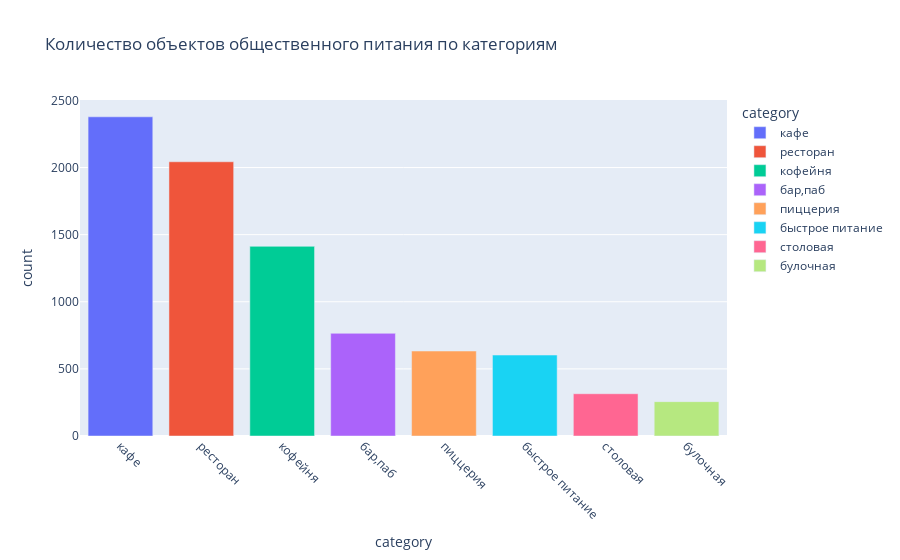

The notebook cell saved with this chart:
### Code cell
fig = px.bar(data_category, x='category', y='count', color='category',title='Количество объектов общественного питания по категориям')
fig.update_xaxes(tickangle=45)
fig.show()

### Figure 1 — Plotly figure (JSON) as saved in the notebook; plotly's stock layout.template omitted (floating-point values rounded to 4 significant figures)
{"data": [{"alignmentgroup": "True", "hovertemplate": "category=%{x}<br>count=%{y}<extra></extra>", "legendgroup": "кафе", "marker": {"color": "#636efa", "pattern": {"shape": ""}}, "name": "кафе", "offsetgroup": "кафе", "orientation": "v", "showlegend": true, "textposition": "auto", "type": "bar", "x": ["кафе"], "xaxis": "x", "y": [2378], "yaxis": "y"}, {"alignmentgroup": "True", "hovertemplate": "category=%{x}<br>count=%{y}<extra></extra>", "legendgroup": "ресторан", "marker": {"color": "#EF553B", "pattern": {"shape": ""}}, "name": "ресторан", "offsetgroup": "ресторан", "orientation": "v", "showlegend": true, "textposition": "auto", "type": "bar", "x": ["ресторан"], "xaxis": "x", "y": [2043], "yaxis": "y"}, {"alignmentgroup": "True", "hovertemplate": "category=%{x}<br>count=%{y}<extra></extra>", "legendgroup": "кофейня", "marker": {"color": "#00cc96", "pattern": {"shape": ""}}, "name": "кофейня", "offsetgroup": "кофейня", "orientation": "v", "showlegend": true, "textposition": "auto", "type": "bar", "x": ["кофейня"], "xaxis": "x", "y": [1413], "yaxis": "y"}, {"alignmentgroup": "True", "hovertemplate": "category=%{x}<br>count=%{y}<extra></extra>", "legendgroup": "бар,паб", "marker": {"color": "#ab63fa", "pattern": {"shape": ""}}, "name": "бар,паб", "offsetgroup": "бар,паб", "orientation": "v", "showlegend": true, "textposition": "auto", "type": "bar", "x": ["бар,паб"], "xaxis": "x", "y": [765], "yaxis": "y"}, {"alignmentgroup": "True", "hovertemplate": "category=%{x}<br>count=%{y}<extra></extra>", "legendgroup": "пиццерия", "marker": {"color": "#FFA15A", "pattern": {"shape": ""}}, "name": "пиццерия", "offsetgroup": "пиццерия", "orientation": "v", "showlegend": true, "textposition": "auto", "type": "bar", "x": ["пиццерия"], "xaxis": "x", "y": [633], "yaxis": "y"}, {"alignmentgroup": "True", "hovertemplate": "category=%{x}<br>count=%{y}<extra></extra>", "legendgroup": "быстрое питание", "marker": {"color": "#19d3f3", "pattern": {"shape": ""}}, "name": "быстрое питание", "offsetgroup": "быстрое питание", "orientation": "v", "showlegend": true, "textposition": "auto", "type": "bar", "x": ["быстрое питание"], "xaxis": "x", "y": [603], "yaxis": "y"}, {"alignmentgroup": "True", "hovertemplate": "category=%{x}<br>count=%{y}<extra></extra>", "legendgroup": "столовая", "marker": {"color": "#FF6692", "pattern": {"shape": ""}}, "name": "столовая", "offsetgroup": "столовая", "orientation": "v", "showlegend": true, "textposition": "auto", "type": "bar", "x": ["столовая"], "xaxis": "x", "y": [315], "yaxis": "y"}, {"alignmentgroup": "True", "hovertemplate": "category=%{x}<br>count=%{y}<extra></extra>", "legendgroup": "булочная", "marker": {"color": "#B6E880", "pattern": {"shape": ""}}, "name": "булочная", "offsetgroup": "булочная", "orientation": "v", "showlegend": true, "textposition": "auto", "type": "bar", "x": ["булочная"], "xaxis": "x", "y": [256], "yaxis": "y"}], "layout": {"barmode": "relative", "legend": {"title": {"text": "category"}, "tracegroupgap": 0}, "title": {"text": "Количество объектов общественного питания по категориям"}, "xaxis": {"anchor": "y", "categoryarray": ["кафе", "ресторан", "кофейня", "бар,паб", "пиццерия", "быстрое питание", "столовая", "булочная"], "categoryorder": "array", "domain": [0, 1], "tickangle": 45, "title": {"text": "category"}}, "yaxis": {"anchor": "x", "domain": [0, 1], "title": {"text": "count"}}}}
